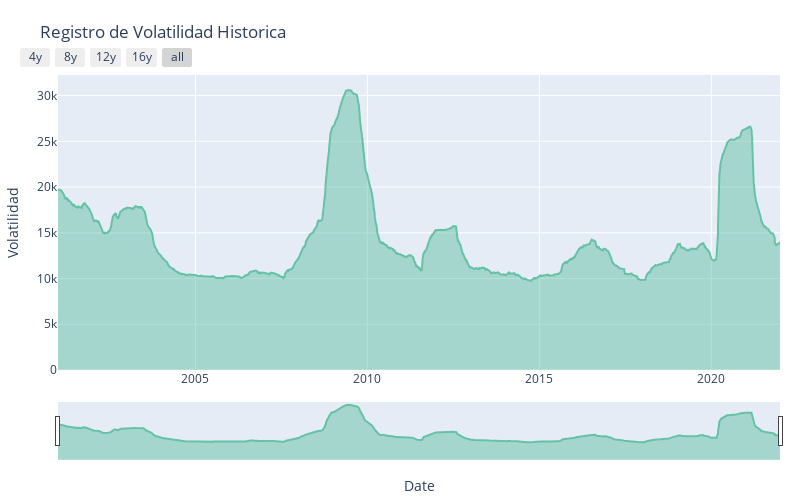

Notebook source saved alongside this figure:
### Code cell
## Diseño el grafico

fig = px.area(volatilidad, x=volatilidad.index, y=volatilidad.values,title='Registro de Volatilidad Historica',width=800,height=500)
fig.update_xaxes(            
                 rangeslider_visible=True,
                rangeselector=dict(
                buttons=list([
                dict(count=4, label="4y", step="year", stepmode="backward"),
                dict(count=8, label="8y", step="year", stepmode="backward"),
                dict(count=12, label="12y", step="year", stepmode="backward"),
                dict(count=16, label="16y", step="year", stepmode="backward"),
                dict(step="all")
        ])
    ))



fig.update_layout(
    yaxis={"title": "Volatilidad"},
    margin=dict(l=20, r=20, t=75, b=40)
)
fig.update_traces(line_color='rgb(102,194,165)')

fig.show()

### Figure 1 — Plotly figure (JSON) as saved in the notebook; plotly's stock layout.template omitted (floating-point values rounded to 4 significant figures; data arrays with more than 128 entries replaced by an {"elided": "..."} marker saying what was removed)
{"data": [{"hovertemplate": "Date=%{x}<br>y=%{y}<extra></extra>", "legendgroup": "", "line": {"color": "rgb(102,194,165)"}, "marker": {"symbol": "circle"}, "mode": "lines", "name": "", "orientation": "v", "showlegend": false, "stackgroup": "1", "type": "scatter", "x": {"elided": "5284 str values"}, "xaxis": "x", "y": {"elided": "5284 float values"}, "yaxis": "y"}], "layout": {"height": 500, "legend": {"tracegroupgap": 0}, "margin": {"b": 40, "l": 20, "r": 20, "t": 75}, "title": {"text": "Registro de Volatilidad Historica"}, "width": 800, "xaxis": {"anchor": "y", "domain": [0, 1], "rangeselector": {"buttons": [{"count": 4, "label": "4y", "step": "year", "stepmode": "backward"}, {"count": 8, "label": "8y", "step": "year", "stepmode": "backward"}, {"count": 12, "label": "12y", "step": "year", "stepmode": "backward"}, {"count": 16, "label": "16y", "step": "year", "stepmode": "backward"}, {"step": "all"}]}, "rangeslider": {"visible": true}, "title": {"text": "Date"}}, "yaxis": {"anchor": "x", "domain": [0, 1], "title": {"text": "Volatilidad"}}}}
